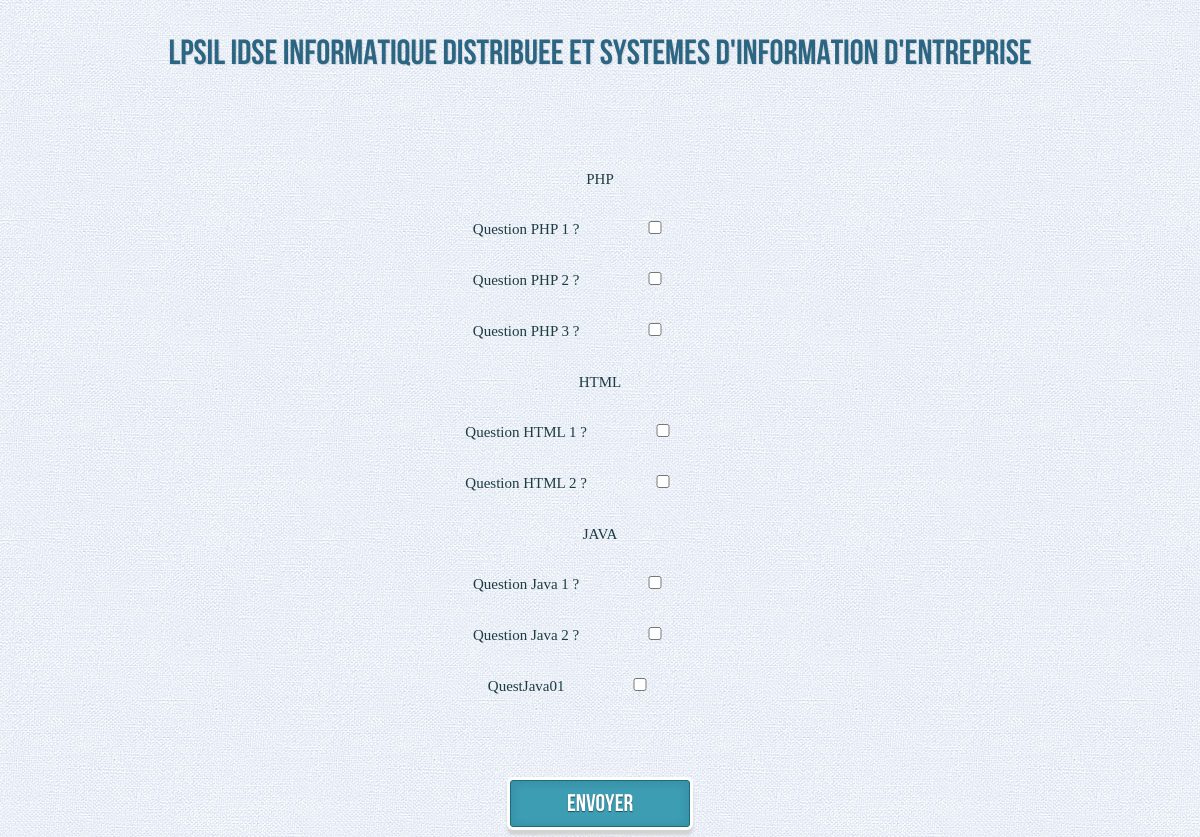
The app's page /prof/selectionQuestions.php with its own data.
### tables this page shows
CREATE TABLE `theme` (
  `id_theme` int(3) NOT NULL,
  `nom_theme` varchar(255) NOT NULL
);

CREATE TABLE `question` (
  `id_question` int(3) NOT NULL,
  `id_theme` int(3) NOT NULL,
  `id_bonne_reponse` int(1) NOT NULL,
  `intitule_question` varchar(255) NOT NULL,
  `indice` varchar(255) NOT NULL,
  `scoreMax` int(2) NOT NULL
);

### class/myPDO.class.php (called while the page is built, shortened)
<?php
final class myPDO {
    private static $_PDOInstance   = null ;
    private static $_DSN           = null ;
    private static $_username      = null ;
    private static $_password      = null ;
    private static $_driverOptions = array(
        PDO::ATTR_ERRMODE            => PDO::ERRMODE_EXCEPTION,
        PDO::ATTR_DEFAULT_FETCH_MODE => PDO::FETCH_ASSOC
    ) ;
    public static function getInstance() {
        if (is_null(self::$_PDOInstance)) {
            if (self::hasConfiguration()) {
                self::$_PDOInstance = new PDO(self::$_DSN, self::$_username, self::$_password, self::$_driverOptions) ;
            }
            else {
                throw new Exception(__CLASS__ . ": Configuration not set") ;
            }
        }
        return self::$_PDOInstance ;
    }
    public static function setConfiguration($dsn, $username='', $password='', array $driver_options=array()) {
        self::$_DSN           = $dsn ;
        self::$_username      = $username ;
        self::$_password      = $password ;
        self::$_driverOptions = $driver_options + self::$_driverOptions ;
    }
    private static function hasConfiguration() {
        return self::$_DSN !== null ;
    }
}

### class/theme.class.php (called while the page is built, shortened)
<?php
class Theme
{
	private $id_theme;
	private $nom_theme;
	public function getIdTheme(){
		return $this->id_theme;
	}
	public function getNomTheme(){
		return $this->nom_theme;
	}
	public static function getAllThemes(){
		$pdo = myPDO::getInstance()->prepare(<<<SQL
			SELECT *
			FROM theme
SQL
	);
		$pdo->setFetchMode(PDO::FETCH_CLASS,__CLASS__);
		$pdo->execute();
		if(($liste = $pdo->fetchAll()) !== false){
	    		return $liste;
	    }
	    	else{
	    		throw new Exception('Aucune thème enregistré.');
	    }
	}
		public function getQuestions(){
		$pdo = myPDO::getInstance()->prepare(<<<SQL
			SELECT *
			FROM question
			WHERE id_theme = ?
SQL
	);
		$pdo->setFetchMode(PDO::FETCH_CLASS,'question');
		$pdo->execute(array($this->getIdTheme()));
		if(($liste = $pdo->fetchAll()) !== false){
	    		return $liste;
	    }
	    	else{
	    		throw new Exception('Aucune question enregistrée.');
	    }
	}
}

### class/question.class.php (called while the page is built, shortened)
<?php
require_once 'webpage.class.php';
class Question{
    private $id_question='';
    private $intitule_question='';
    public function getIdQuestion(){
        return $this->id_question;
    }
    public function getIntituleQuestion(){
        return $this->intitule_question;
    }
}

### prof/selectionQuestions.php (the view)
<?php
require_once '../include/header.php';
require_once '../class/question.class.php';
require_once '../class/theme.class.php';
require_once '../class/webpage.class.php';
$page = new webpage("Test");
$themes = theme::getAllThemes();
$html = '';
$html.=(<<<HTML
	<form name="toast" method="GET" action="addSelectedOnes.php">
HTML
);
foreach ($themes as $theme) {
	$html.=(<<<HTML
	<div id="wrapper">
	<h2>{$theme->getNomTheme()}</h2>
</div>
HTML
);
	foreach ($theme->getQuestions() as $question) {
		$html.=(<<<HTML
			<label for="{$question->getIdQuestion()}">{$question->getIntituleQuestion()}</label>
			<input name="questions[]" value="{$question->getIdQuestion()}" type="checkbox">  </br></br></br>
HTML
	);
	}
}
$html.=(<<<HTML
	</br></br></br><button type="submit">Envoyer</button>
	</form>
HTML
);
$page->appendContent($html);
echo $page->toHTML();

### include/header.php (shortened to what this page needs)
<!DOCTYPE html>
<html>
<head>
    <link rel="stylesheet" type="text/css" href="../css/demo.css" />
    <link rel="stylesheet" type="text/css" href="../css/style.css" />
    <link rel="stylesheet" type="text/css" href="../css/style2.css" />
</head>
<body>
<div class="container">
<header>
    <h1>LPSIL IDSE Informatique Distribuee et Systemes d'information d'Entreprise</h1>
</header>

### class/webpage.class.php (shortened to what this page needs)
<?php
class WebPage {
    private $head  = null ;
    private $title = null ;
    private $body  = null ;
    private $header  = null ;
	private $jsEnd = null;
    public function body() {
        return $this->body ;
    }
    public function head() {
        return $this->head ;
    }
    public function header() {
        return $this->header ;
    }
    public function jsEnd() {
        return $this->jsEnd ;
    }
    public function setTitle($title) {
        $this->title = $title ;
    }
    public function appendContent($content) {
        $this->body .= $content ;
    }
    public function toHTML() {
        return <<<HTML
<!doctype html>
<html lang="fr">
    <head>
		<title>{$this->title}</title>
		<meta charset="utf-8">
		{$this->head()}
    </head>
    <body>
		<header>
			{$this->header()}
		</header>
        <br><br>
		<section>
			{$this->body()}
		</section>
		{$this->jsEnd()}
    </body>
</html>
HTML;
    }
}

### css/demo.css (style rules this page uses)
body,div,dl,dt,dd,ul,ol,li,h1,h2,h3,h4,h5,h6,pre,form,fieldset,input,textarea,p,blockquote,th,td { margin:0; padding:0; }
html,body { margin:0; padding:0; height: 100%; }
h1,h2,h3,h4,h5,h6 { font-size:100%; font-weight:normal; }
article, aside, details, figcaption, figure, footer, header, hgroup, menu, nav, section { display: block; }
body { font-family: Cambria, Palatino, "Palatino Linotype", "Palatino LT STD", Georgia, serif; background: #fff url(../images/background.jpg) repeat top left; font-weight: 400; font-size: 15px; color: #1d3c41; overflow-y: scroll; }
.container { width: 100%; height: 100%; position: relative; text-align: center; }
.container > header { padding: 20px 30px 10px 30px; margin: 0px 20px 10px 20px; position: relative; display: block; text-shadow: 1px 1px 1px rgba(0,0,0,0.2); text-align: center; }
.container > header h1 { font-family: 'BebasNeueRegular', 'Arial Narrow', Arial, sans-serif; font-size: 35px; line-height: 35px; position: relative; font-weight: 400; color: rgba(26,89,120,0.9); text-shadow: 1px 1px 1px rgba(0,0,0,0.1); padding: 0px 0px 5px 0px; }

### css/style.css (style rules this page uses)
body { font-family: Cambria, Palatino, "Palatino Linotype", "Palatino LT STD", Georgia, serif; background: #fff url(../images/background.jpg) repeat top left; font-weight: 400; font-size: 15px; color: #1d3c41; overflow-y: scroll; }
footer, header, hgroup, menu, nav, section { display: block; }
body,div,dl,dt,dd,ul,ol,li,h1,h2,h3,h4,h5,h6,pre,form,fieldset,input,textarea,p,blockquote,th,td { margin:0; padding:0; }
html,body { margin:0; padding:0; height: 100%; }
h1,h2,h3,h4,h5,h6 { font-size:100%; font-weight:normal; }
#wrapper { width: 60%; right: 0px; min-height: 560px; margin: 0px auto; width: 500px; position: relative; }
button { width: 15%; cursor: pointer; background: rgb(61, 157, 179); padding: 8px 5px; font-family: 'BebasNeueRegular','Arial Narrow',Arial,sans-serif; color: #fff; font-size: 24px; border: 1px solid rgb(28, 108, 122); margin-bottom: 10px; text-shadow: 0 1px 1px rgba(0, 0, 0, 0.5); -webkit-border-radius: 3px; -moz-border-radius: 3px; border-radius: 3px; -webkit-box-shadow: 0px 1px 6px 4px rgba(0, 0, 0, 0.07) inset, 0px 0px 0px 3px rgb(254, 254, 254), 0px 5px 3px 3px rgb(210, 210, 210); -moz-box-shadow:0px 1px 6px 4px rgba(0, 0, 0, 0.07) inset, 0px 0px 0px 3px rgb(254, 254, 254), 0px 5px 3px 3px rgb(210, 210, 210); box-shadow:0px 1px 6px 4px rgba(0, 0, 0, 0.07) inset, 0px 0px 0px 3px rgb(254, 254, 254), 0px 5px 3px 3px rgb(210, 210, 210); -webkit-transition: all 0.2s linear; -moz-transition: all 0.2s linear; -o-transition: all 0.2s linear; transition: all 0.2s linear; }
input { padding: 10px 5px 10px 32px; height: 5%; width: 12%; }
.container { width: 100%; height: 100%; position: relative; text-align: center; }
.container > header { padding: 20px 30px 10px 30px; margin: 0px 20px 10px 20px; position: relative; display: block; text-shadow: 1px 1px 1px rgba(0,0,0,0.2); text-align: center; }
.container > header h1 { font-family: 'BebasNeueRegular', 'Arial Narrow', Arial, sans-serif; font-size: 35px; line-height: 35px; position: relative; font-weight: 400; color: rgba(26,89,120,0.9); text-shadow: 1px 1px 1px rgba(0,0,0,0.1); padding: 0px 0px 5px 0px; }

### css/style2.css (style rules this page uses)
#wrapper { width: 60%; right: 0px; min-height: 50px; margin: 0px auto; position: relative; }
input { outline: none; }
button { width: 15%; cursor: pointer; background: rgb(61, 157, 179); padding: 8px 5px; font-family: 'BebasNeueRegular','Arial Narrow',Arial,sans-serif; color: #fff; font-size: 24px; border: 1px solid rgb(28, 108, 122); margin-bottom: 10px; text-shadow: 0 1px 1px rgba(0, 0, 0, 0.5); -webkit-border-radius: 3px; -moz-border-radius: 3px; border-radius: 3px; -webkit-box-shadow: 0px 1px 6px 4px rgba(0, 0, 0, 0.07) inset, 0px 0px 0px 3px rgb(254, 254, 254), 0px 5px 3px 3px rgb(210, 210, 210); -moz-box-shadow:0px 1px 6px 4px rgba(0, 0, 0, 0.07) inset, 0px 0px 0px 3px rgb(254, 254, 254), 0px 5px 3px 3px rgb(210, 210, 210); box-shadow:0px 1px 6px 4px rgba(0, 0, 0, 0.07) inset, 0px 0px 0px 3px rgb(254, 254, 254), 0px 5px 3px 3px rgb(210, 210, 210); -webkit-transition: all 0.2s linear; -moz-transition: all 0.2s linear; -o-transition: all 0.2s linear; transition: all 0.2s linear; }
input { padding: 10px 5px 10px 32px; height: 5%; width: 12%; }

### records on screen
theme: nom_theme "PHP"
question: intitule_question "Question PHP 1 ?"
question: intitule_question "Question PHP 2 ?"
question: intitule_question "Question PHP 3 ?"
theme: nom_theme "HTML"
question: intitule_question "Question HTML 1 ?"
question: intitule_question "Question HTML 2 ?"
theme: nom_theme "JAVA"
question: intitule_question "Question Java 1 ?"
question: intitule_question "Question Java 2 ?"
question: intitule_question "QuestJava01"
